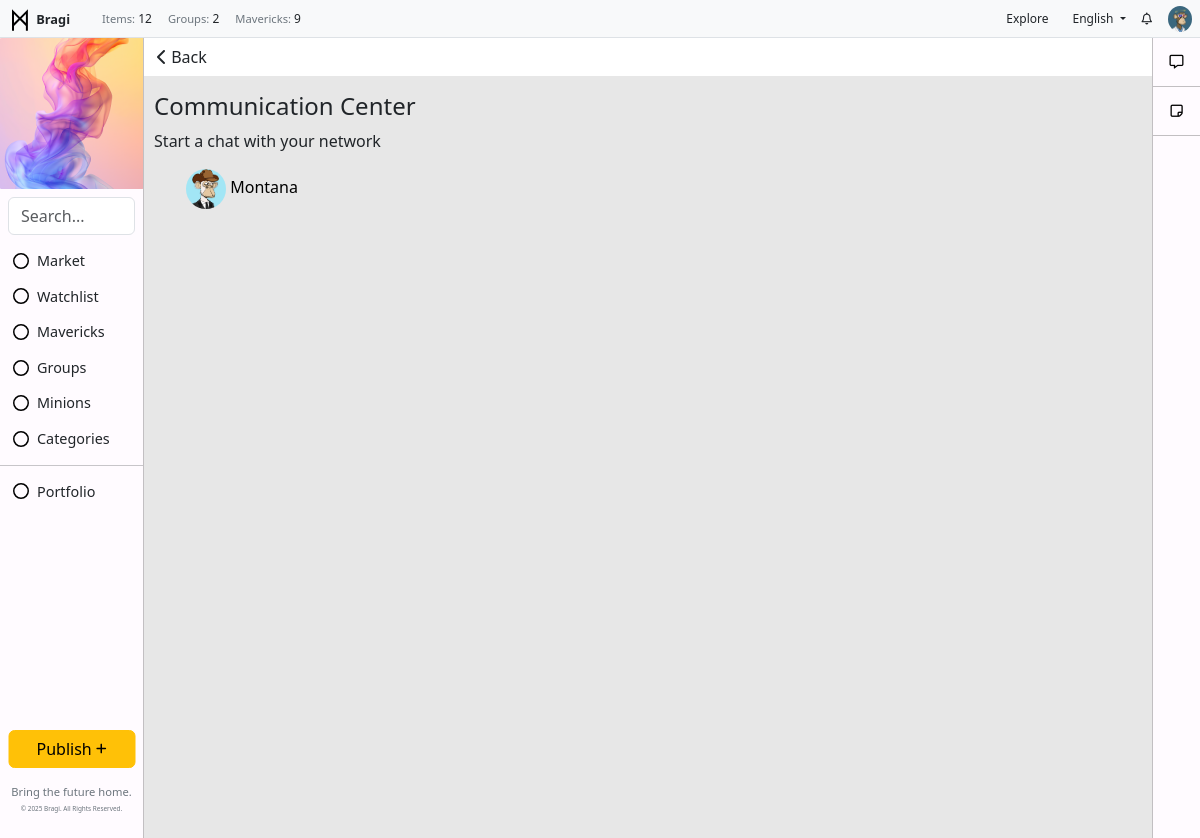
Page /chat/ (signed in) on the committed database.
### users/models.py (models this page shows, shortened)
class UserProfile(models.Model):
    user = models.OneToOneField(User, on_delete=models.CASCADE)
    bio = models.TextField(blank=True, null=True)  # Bio field
    profile_picture = models.ImageField(upload_to='profile_pictures/', null=True, blank=True)  # Profile picture
    location = models.CharField(max_length=255, blank=True, null=True)  # New location field

### toolbar/models.py (models this page shows, shortened)
class ToolbarAd(models.Model):  # Separate model for the toolbar's external image
    name = models.CharField(max_length=100, blank=True, null=True)
    alt_text = models.CharField(max_length=200, blank=True, null=True)  # Alt text for the image
    image = models.ImageField(upload_to='toolbar_images/', blank=True, null=True)  # Image upload field
    url = models.URLField(max_length=200, blank=True, null=True)  # Use URLField for link
    visible = models.BooleanField(default=True)

class ToolbarItem(models.Model):
    icon = models.FileField(upload_to='toolbar_images/', blank=True, null=True)  # Image upload field
    name = models.CharField(max_length=100)
    url = models.CharField(max_length=200, blank=True, null=True)
    order = models.IntegerField(default=0)
    visible = models.BooleanField(default=True)
    class Meta:
        ordering = ['order']

class UsersItem(models.Model):
    name = models.CharField(max_length=255)
    icon = models.FileField(upload_to='toolbar_images/', blank=True, null=True)  # Image upload field
    description = models.TextField(blank=True, null=True)
    visible = models.BooleanField(default=True)

### followers/models.py (models this page shows, shortened)
class Follow(models.Model):
    follower = models.ForeignKey(
        settings.AUTH_USER_MODEL,
        related_name='following',
        on_delete=models.CASCADE
    )
    followed = models.ForeignKey(
        settings.AUTH_USER_MODEL,
        related_name='followers',
        on_delete=models.CASCADE
    )
    created_at = models.DateTimeField(auto_now_add=True)
    class Meta:
        unique_together = ('follower', 'followed')  # Ensure a user can't follow the same user multiple times

### chat/views.py (the view)
# urls.py: path('', views.communication_center, name='communication_center'),
@login_required
def communication_center(request):
    following = Follow.objects.filter(follower=request.user).select_related('followed')
    for follow in following:
        follow.followed.profile_picture_url = (
            follow.followed.userprofile.profile_picture.url if follow.followed.userprofile.profile_picture else None
        )
    return render(request, "chat/communication_center.html", {"following": following})

### backend/context_processors.py (called while the page is built)
def published_posts_count(request):
    count = Post.objects.filter(status='published').count()
    return {'published_posts_count': count}

def toolbar_items(request):
    return {
        'toolbar_items': ToolbarItem.objects.filter(visible=True),
        'toolbar_ad': ToolbarAd.objects.filter(visible=True).first(),
        'toolbar_user_items': UsersItem.objects.filter(visible=True),  # Plural name for consistency
    }

def group_count(request):
    return {'group_count': Group.objects.count()}

def combined_count(request):
    mavericks_count = Maverick.objects.count()
    users_count = User.objects.count()
    combined_count = mavericks_count + users_count
    return {
        'combined_count': combined_count
    }

### chat/templates/chat/communication_center.html
{% extends "base.html" %}
{% block content %}
<div class="text-left" style="position: sticky; top: 0; margin: 0; padding: 0; background-color: #ffffff; border-bottom: 1px solid var(--navbar-border-color);">
    <button onclick="window.history.back();" class="btn">
        <i class="fa-solid fa-chevron-left"></i> Back
    </button>
</div>
<div style="padding: 16px 1%;">
    <h4>Communication Center</h4>
    <p>Start a chat with your network</p>
    <ul style="list-style: none;">
        {% for follow in following %}
        <li class="my-3">
            <a href="{% url 'chat_thread' follow.followed.id %}" style="text-decoration: none; color: black;">
                <img src="{% if follow.followed.userprofile.profile_picture %}{{ follow.followed.userprofile.profile_picture.url }}{% else %}/static/img/circle-user-regular.svg{% endif %}"
     alt="{{ follow.followed.username }}'s profile picture"
     style="width: 40px; height: 40px; border-radius: 50%;">
                {{ follow.followed.username }}
            </a>
        </li>
        {% empty %}
        <li>
            <p class="alert alert-warning">
                You are not following anyone yet! Grow your network to start communications.
            </p>
        </li>
        {% endfor %}
    </ul>
</div>
{% endblock %}

### templates/base.html (shortened to what this page needs)
{% load static %}
<!DOCTYPE html>
<html lang="en">
<head>
    <link href="https://cdn.jsdelivr.net/npm/bootstrap@5.3.0-alpha1/dist/css/bootstrap.min.css" rel="stylesheet">
    <link rel="stylesheet" href="https://cdnjs.cloudflare.com/ajax/libs/font-awesome/6.0.0-beta3/css/all.min.css">
    <link rel="stylesheet" href="{% static 'css/styles.css' %}">
</head>
<body>
    {% if user.is_authenticated %}
    <div class="container-fluid">
        <div class="row fixed-top px-2 py-0 bg-light border-bottom" style="height: 38px; z-index: 1000;">
            <div class="col-auto d-flex align-items-center">
                <a href="/" class="text-decoration-none">
                    <img src="{% static 'img/logo.svg' %}" alt="Icon" style="width: 24px; height: 24px; color: #000000;">
                    <span class="fw-semibold text-dark m-0" style="font-size: .8rem;">Bragi</span>
                </a>
            </div>
            <div class="col d-flex align-items-center">
                <ul class="navbar-nav d-flex flex-row m-0" style="font-size: 0.75rem;">
                    <li class="nav-item mx-2">
                        <p class="m-0"> <span class="text-secondary" style="font-size: .7rem;">Items:</span> {{ published_posts_count }}</p>
                    </li>
                    <li class="nav-item mx-2">
                        <p class="m-0"> <span class="text-secondary" style="font-size: .7rem;">Groups:</span> {{ group_count }}</p>
                    </li>
                    <li class="nav-item mx-2">
                        <p class="m-0"> <span class="text-secondary" style="font-size: .7rem;">Mavericks:</span> {{ combined_count }}</p>
                    </li>
                </ul>
            </div>
            <div class="col d-flex justify-content-end align-items-center" style="height: 38px;">
                <ul class="navbar-nav d-flex flex-row m-0 align-items-center">
                    <li class="nav-item mx-2">
                        <a href="/" class="nav-link btn btn-warning py-1 px-2" style="font-size: 0.75rem;">Explore</a>
                    </li>
                    <li class="nav-item dropdown mx-2">
                        <a class="nav-link dropdown-toggle" id="dropdownMenuLink" role="button" data-bs-toggle="dropdown" aria-expanded="false" style="font-size: 0.75rem;">
                            English
                        </a>
                    </li>
                    <li class="nav-item mx-2">
                        <a href="{% url 'notifications_list' %}" class="nav-link text-decoration-none" style="color: inherit; text-decoration: none; font-size: 0.75rem;">
                            <i class="fa-regular fa-bell"></i>
                        </a>
                    </li>
                    <li class="nav-item dropdown" style="margin-left: 8px;">
                        <a href="#" class="nav-link" id="dropdownUser2" role="button" data-bs-toggle="dropdown" aria-expanded="false" style="padding: 3px 0;">
                            {% if request.user.is_authenticated and request.user.userprofile.profile_picture %}
                                <img src="{{ request.user.userprofile.profile_picture.url }}" alt="Profile Picture" class="rounded-circle" style="width: 24px; height: auto; object-fit: cover;">
                            {% else %}
                                <i class="fas fa-user-circle" style="width: 24px; height: 24px; object-fit: cover;"></i>
                            {% endif %}
                        </a>
                    </li>
                </ul>
            </div>
        </div>
            <div class="row" style="margin-top: 38px; position: relative; display: flex; height: 100vh;">
                <div class="col-auto" style="position: fixed; top: 38px; left: 0; bottom: 0; width: 144px; background-color: #FFFBFF; border-right: 1px solid #C2BFC2; margin: 0; padding: 0;">
                    {% if toolbar_ad %}
                    <div  style="display: flex; justify-content: center; align-items: center; overflow: hidden;">
                        {% if toolbar_ad.image %}
                            <a href="{{ toolbar_ad.url }}" target="_blank">
                                <img src="{{ toolbar_ad.image.url }}" alt="{{ toolbar_ad.alt_text }}">
                            </a>
                        {% else %}
                            <p>No toolbar image available.</p>
                        {% endif %}
                    </div>
                    {% else %}
                        <p>No toolbar ad found.</p>
                    {% endif %}
                    <form class="search-form m-2" method="get" action="{% url 'post_list' %}">
                        <input class="form-control" type="search" name="q" placeholder="Search..." aria-label="Search" value="{{ query|default:'' }}">
                    </form>
                    <ul class="list-unstyled">
                        <li class="nav-item">
                            <ul class="list-unstyled">
                                {% for item in toolbar_items %}
                                    {% if item.visible %}
                                        <li class="nav-item">
                                            <a href="{{ item.url }}" class="btn btn-toggle align-items-center" style="display: flex; align-items: center;">
                                                {% if item.icon %}
                                                <img src="{{ item.icon.url }}" alt="{{ item.name }} icon" class="icon-class" style="width: 16px; height: 16px; margin-right: 8px;">
                                                {% endif %}
                                                <span class="" style="font-size: .9rem;">{{ item.name }}</span>
                                            </a>
                                        </li>
                                    {% endif %}
                                {% endfor %}
                            </ul>
                        </li>
                        <li><hr class="my-2"></li>
                        <li class="nav-item">
                            <ul class="list-unstyled">
                                {% for toolbar_user_item in toolbar_user_items %}
                                    <li class="nav-item" style="text-decoration: none;">
                                        <a class="btn btn-toggle align-items-center" style="text-decoration: none; display: flex; align-items: center;" type="button" data-bs-toggle="collapse" data-bs-target="#collapse-{{ toolbar_user_item.id }}" aria-expanded="false" aria-controls="collapse-{{ toolbar_user_item.id }}">
                                            {% if toolbar_user_item.icon %}
                                                <img src="{{ toolbar_user_item.icon.url }}" alt="{{ toolbar_user_item.name }} icon" class="icon-class" style="width: 16px; height: 16px; margin-right: 8px;">
                                            {% endif %}
                                            <span class="" style="font-size: .9rem;">{{ toolbar_user_item.name }}</span>
                                        </a>
                                    </li>
                                {% endfor %}
                            </ul>
                        </li>
                    </ul>
                    <ul class="navbar-nav position-absolute bottom-0 start-50 translate-middle-x w-100 p-2">
                        <li class="nav-item mb-3">
                            <a href="{% url 'post_create' %}" class="btn btn-warning w-100">Publish <i class="fas fa-plus fa-xs"></i></a>
                        </li>
                        <li class="nav-item">
                            <p class="mb-0 text-center" style="font-size: 0.7rem; line-height: 1.5; color: #6c757d;">
                                Bring the future home.
                            </p>
                            <p class="text-center mt-1" style="color: #6c757d; font-size: 0.4rem;">
                                &copy; {% now "Y" %} Bragi. All Rights Reserved.
                            </p>
                        </li>
                    </ul>
                </div>
                <div class="col" style="padding: 0; margin-left: 144px; margin-right: 48px; background:rgb(231, 231, 231)">
                        {% block content %}{% endblock %}
                </div>
                <div class="col-auto" style="position: fixed; top: 38px; right: 0; bottom: 0; width: 48px; background-color: #FFFBFF; border-left: 1px solid #C2BFC2; margin: 0; padding: 0;">
                    <ul class="nav nav-flush flex-column text-center">
                        <li class="nav-item" style="border-bottom: 1px solid #C2BFC2; margin: 0; padding: 12px; ">
                            <a href="{% url 'communication_center' %}" style="color: #000000; margin: 0; padding: 0;" aria-current="page" title="Communication Center" data-bs-toggle="tooltip" data-bs-placement="right">
                                <i class="fa-regular fa-message fa-sm"></i>
                            </a>
                        </li>
                        <li class="nav-item" style="border-bottom: 1px solid #C2BFC2; margin: 0; padding: 12px; ">
                            <a href="{% url 'draft_posts' %}" style="color: #000000; margin: 0; padding: 0;" aria-current="page" title="Drafts" data-bs-toggle="tooltip" data-bs-placement="right">
                                <i class="fa-regular fa-note-sticky fa-sm"></i>
                            </a>
                        </li>
                    </ul>
                </div>
            </div>
    </div>
    {% endif %}
</body>
</html>

### static/css/styles.css (style rules this page uses)
.mb-3 { margin-bottom: 20px; }

### rows in the picture
ToolbarAd: image (picture)
ToolbarItem: icon (picture), name "Market"
ToolbarItem: icon (picture), name "Watchlist"
ToolbarItem: icon (picture), name "Mavericks"
ToolbarItem: icon (picture), name "Groups"
ToolbarItem: icon (picture), name "Minions"
ToolbarItem: icon (picture), name "Categories"
UsersItem: icon (picture), name "Portfolio"
Follow: followed.profile_picture (picture), followed.username "Montana"

### other values in the picture
{{ published_posts_count }} "12"
{{ group_count }} "2"
{{ combined_count }} "9"
